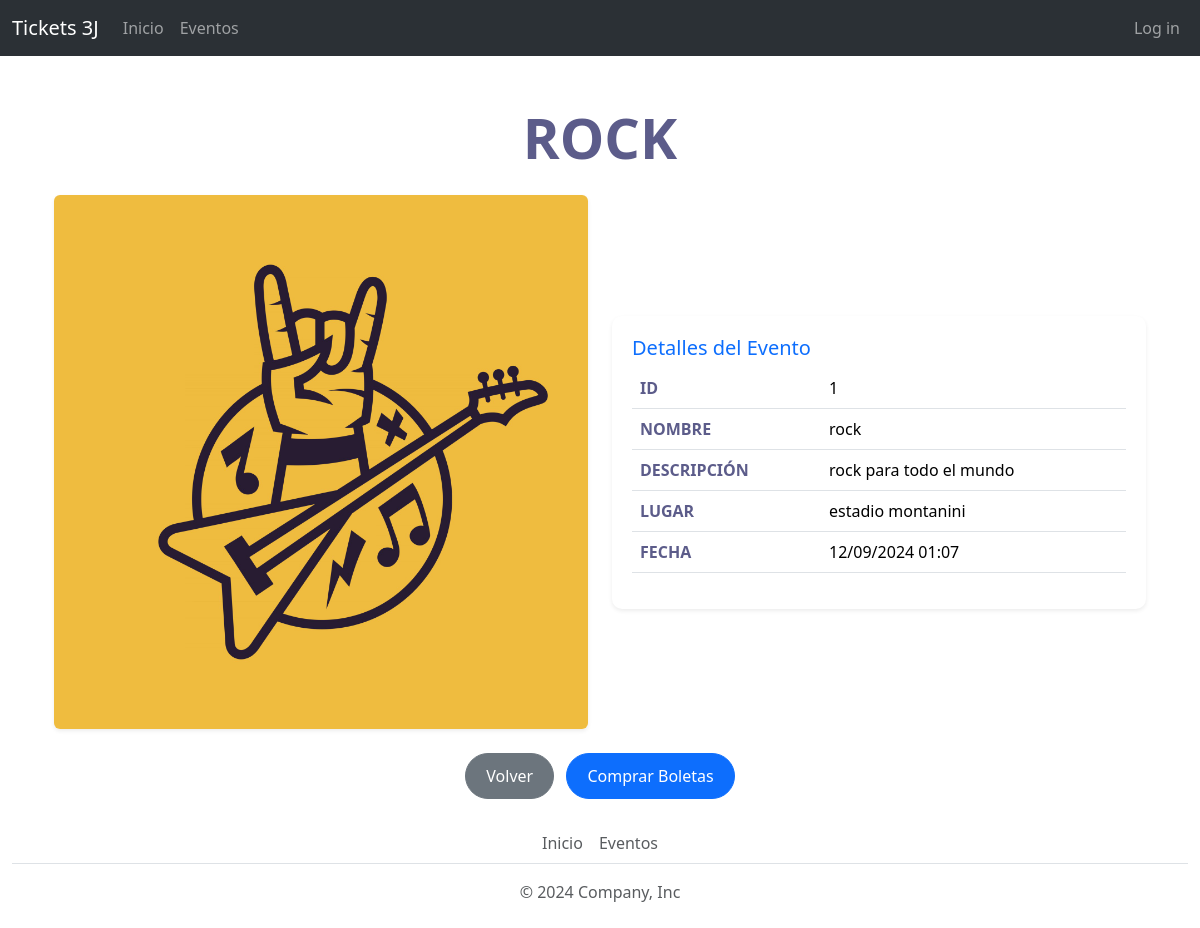
The app's page /eventos/detalle/1/ with its own data.
### eventos/models.py (models this page shows, shortened)
class Evento(models.Model):
    nombre = models.CharField(max_length=200)
    descripcion = models.TextField()
    fecha = models.DateTimeField()
    lugar = models.CharField(max_length=200)
    tipo = models.CharField(max_length=50)
    total_boletas = models.PositiveIntegerField()  # Total de boletas para el evento
    imagen = models.FileField(upload_to="eventos/", null=True, blank=True)

### eventos/views.py (the view)
# urls.py: path('detalle/<id>/',views.detalleProducto, name='detalleEvento'),
def detalleProducto(request, id):
    evento = Evento.objects.get(id=id)  # Cambié de Eventos a evento
    context = {'evento': evento}  # Asegúrate de usar 'evento' en minúsculas
    template = loader.get_template("detalleEvento.html")
    return HttpResponse(template.render(context, request))

### eventos/templates/detalleEvento.html (shortened to what this page needs)
{% extends 'base.html' %}
{% load static %}
{% block extrahead %}
<link rel="stylesheet" href="{% static 'css/detalle.css' %}">
{% endblock extrahead %}
{% block content %}
<div class="container mt-5">
    <h1 class="display-4 text-center mb-4" id="title">{{ evento.nombre }}</h1>
    <div class="row align-items-center">
        <div class="col-lg-6 col-md-12 text-center">
            <img src="{% if evento.imagen %}{{ evento.imagen.url }}{% else %}{% static 'images/default-image.jpg' %}{% endif %}"
                 class="img-fluid rounded shadow-sm"
                 alt="Imagen de {{ evento.nombre }}">
        </div>
        <div class="col-lg-6 col-md-12">
            <div class="card shadow-sm">
                <div class="card-body">
                    <h5 class="card-title text-primary">Detalles del Evento</h5>
                    <table class="table table-hover">
                        <tbody>
                            <tr>
                                <th scope="row">ID</th>
                                <td>{{ evento.id }}</td>
                            </tr>
                            <tr>
                                <th scope="row">Nombre</th>
                                <td>{{ evento.nombre }}</td>
                            </tr>
                            <tr>
                                <th scope="row">Descripción</th>
                                <td>{{ evento.descripcion }}</td>
                            </tr>
                            <tr>
                                <th scope="row">Lugar</th>
                                <td>{{ evento.lugar }}</td>
                            </tr>
                            <tr>
                                <th scope="row">Fecha</th>
                                <td>{{ evento.fecha|date:"d/m/Y H:i" }}</td>
                            </tr>
                        </tbody>
                    </table>
                </div>
            </div>
        </div>
    </div>
    <div class="text-center mt-4">
        <a type="button" class="btn btn-secondary me-2" href="{% url 'EventosIndex' %}">
             Volver
        </a>
        <a href="{% url 'comprar_boletas' evento.id %}" class="btn btn-primary">
             Comprar Boletas
        </a>
    </div>
</div>
{% endblock content %}

### static/css/detalle.css (style rules this page uses)
#title { color: #5c5c8a; font-weight: bold; text-transform: uppercase; margin-bottom: 20px; }
.card { border: none; border-radius: 10px; }
.card-body { padding: 20px; }
.table th { color: #5c5c8a; font-weight: bold; text-transform: uppercase; }
.table td { font-size: 16px; }
.btn { padding: 10px 20px; border-radius: 30px; font-size: 16px; }

### records on screen
Evento: nombre "ROCK", imagen+nombre (picture), id "1", nombre "rock", descripcion "rock para todo el mundo", lugar "estadio montanini", fecha "12/09/2024 01:07"
